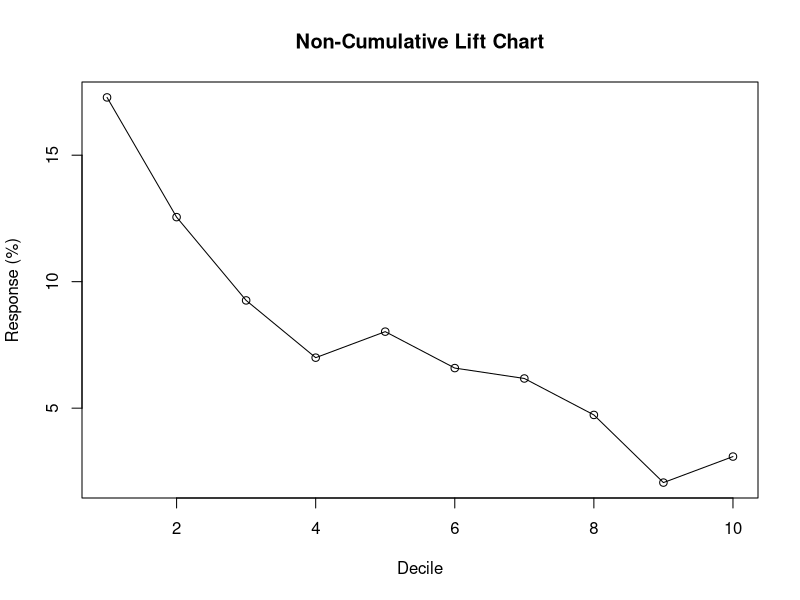
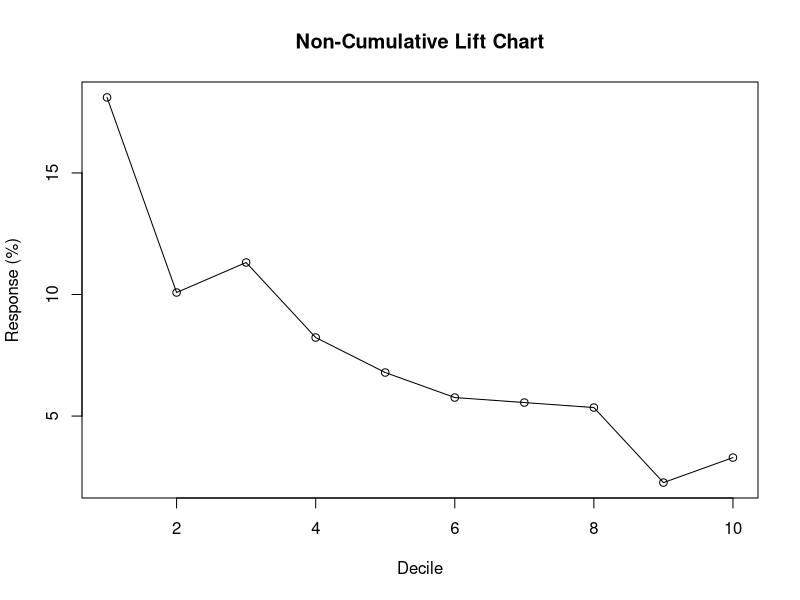
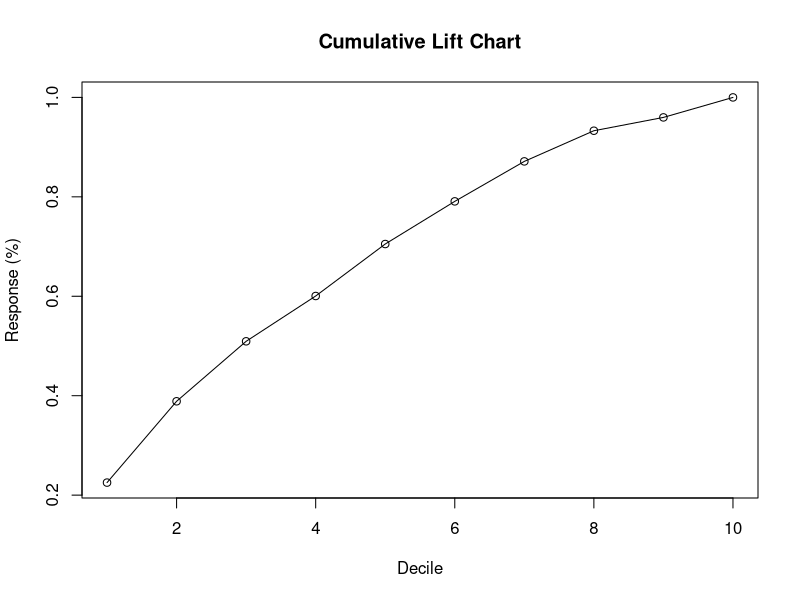
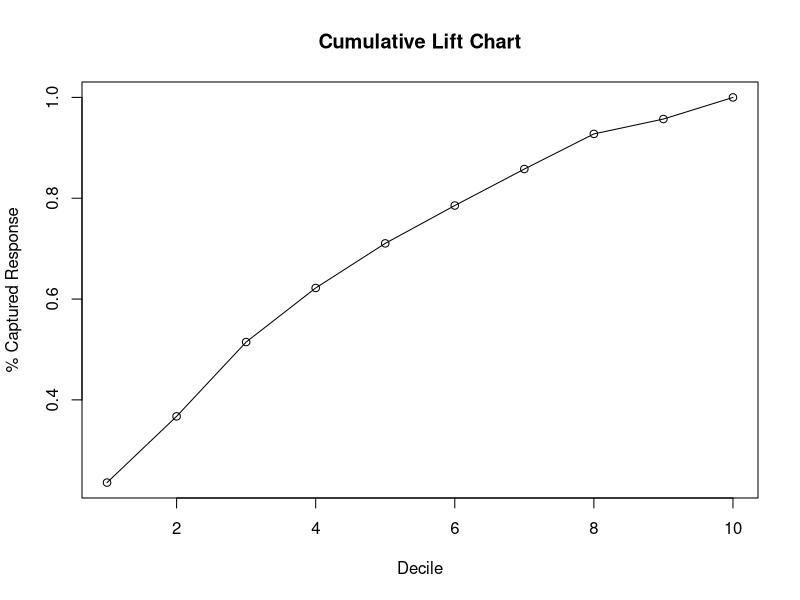
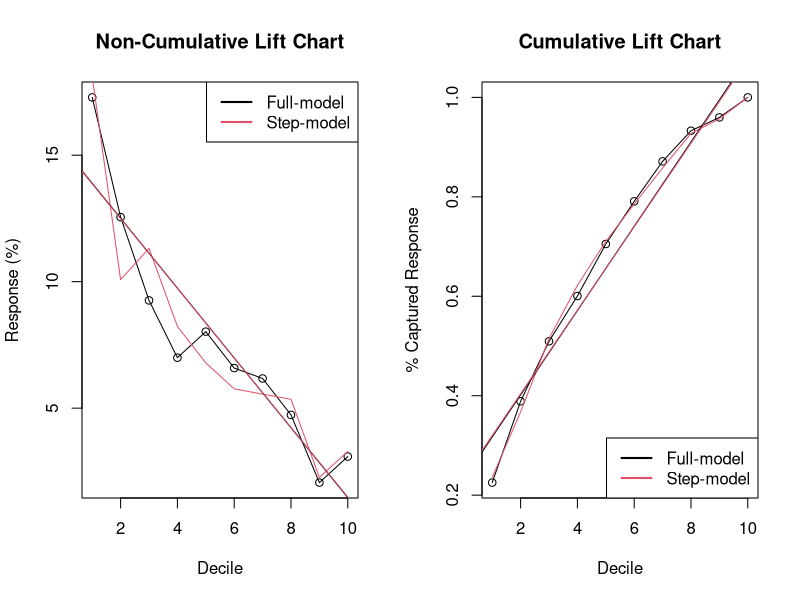
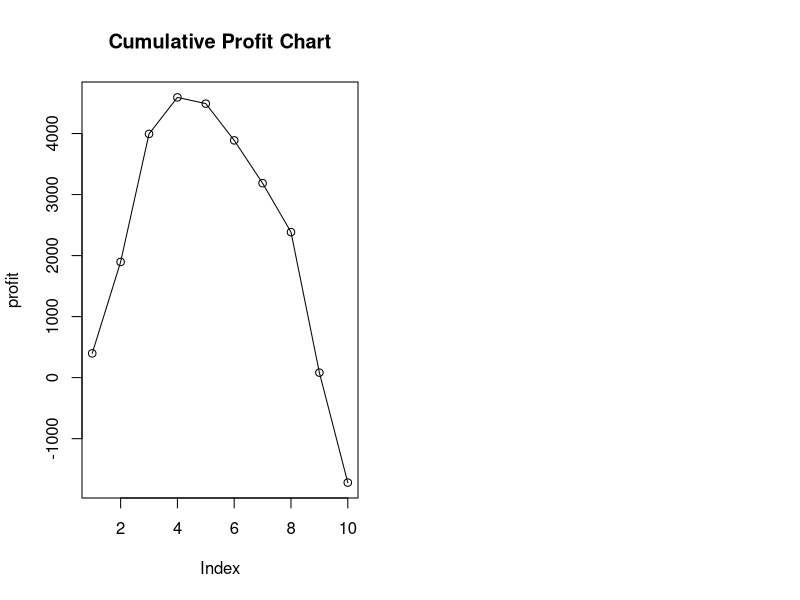

The R source for these figures, in order:
## ---- chunk 1
knitr::opts_chunk$set(echo = TRUE)
## ---- chunk 2
mail<-read.csv('data/directmail.csv')
mail<-na.omit(mail)
table(is.na(mail))

nobs=nrow(mail)
set.seed(2059)
i=sample(1:nobs, round(nobs*0.5))
train=mail[i,]
test=mail[-i,]
nrow(train);nrow(test)
## ---- chunk 3
str(train)
full_model<-glm(RESPOND~AGE+BUY18+CLIMATE+FICO+INCOME+MARRIED+OWNHOME+GENDER,family='binomial',data=train)
step_model<-step(full_model, direction='both')
prob_pred1<-predict(full_model,newdata=test,type='response')
prob_pred2<-predict(step_model,newdata=test,type='response')
y_pred1<-as.numeric(prob_pred1>0.075)
y_pred2<-as.numeric(prob_pred2>0.075)
## ---- chunk 4
#Full-model
scored1<-cbind(prob_pred1,test$RESPOND)
order_sc1<-as.data.frame(scored1[order(-prob_pred1),])
colnames(order_sc1)[2]<-'respond'
n<-round(nrow(order_sc1)/10)
lvp1=c()
for(i in 1:10){
  n1<-1+n*(i-1);n2<-n*i
  lv<-order_sc1[n1:n2,]
  lvpercent<-length(which(lv$respond==1))/nrow(lv)*100
  lvp1[i]<-lvpercent
  assign(paste0('lv1_',i),lv)
}
plot(lvp1,type='o',main='Non-Cumulative Lift Chart',xlab='Decile',ylab='Response (%)')


#Step-model
scored2<-cbind(prob_pred2,test$RESPOND)
order_sc2<-as.data.frame(scored2[order(-prob_pred2),])
colnames(order_sc2)[2]<-'respond'
n<-round(nrow(order_sc2)/10)
lvp2=c()
for(i in 1:10){
  n1<-1+n*(i-1);n2<-n*i
  lv<-order_sc2[n1:n2,]
  lvpercent<-length(which(lv$respond==1))/nrow(lv)*100
  lvp2[i]<-lvpercent
  assign(paste0('lv2_',i),lv)
}
plot(lvp2,type='o',main='Non-Cumulative Lift Chart',xlab='Decile',ylab='Response (%)')
## ---- chunk 5
#Full-model
lvp1c=c()
lv1<-list()
for(i in 1:10){
  n1<-1+n*(i-1);n2<-n*i
  lv<-order_sc1[1:n2,]
  lvpercent<-length(which(lv$respond==1))/length(which(order_sc1$respond==1))
  lvp1c[i]<-lvpercent
  lv1[i]<-list(order_sc1[n1:n2,])
}
plot(lvp1c,type='o',main='Cumulative Lift Chart',xlab='Decile',ylab='Response (%)')

#Step-model
lvp2c=c()
lv2<-list()
for(i in 1:10){
  n1<-1+n*(i-1);n2<-n*i
  lv<-order_sc2[1:n2,]
  lvpercent<-length(which(lv$respond==1))/length(which(order_sc2$respond==1))
  lvp2c[i]<-lvpercent
  lv2[i]<-list(order_sc2[n1:n2,])
}
plot(lvp2c,type='o',main='Cumulative Lift Chart',xlab='Decile',ylab='% Captured Response')
## ---- chunk 6
num=1:10
par(mfrow=c(1,2))
plot(lvp1,type='o',main='Non-Cumulative Lift Chart',xlab='Decile',ylab='Response (%)')
lines(lvp2,col=2)
abline(lm(lvp1~num))
abline(lm(lvp2~num),col=2)
legend('topright',c('Full-model','Step-model'),col=c(1,2),lwd=2)
plot(lvp1c,type='o',main='Cumulative Lift Chart',xlab='Decile',ylab='% Captured Response')
lines(lvp2c,col=2)
abline(lm(lvp1c~num))
abline(lm(lvp2c~num),col=2)
legend('bottomright',c('Full-model','Step-model'),col=c(1,2),lwd=2)
## ---- chunk 7
profit<-c()
for(i in 1:10){
  n1<-1+n*(i-1);n2<-n*i
  lv<-order_sc2[1:n2,]
  income<-length(which(lv$respond==1))*100
  cost<-5000+7*nrow(lv)
  profit[i]<-income-cost
}
plot(profit,type='o',main='Cumulative Profit Chart')
